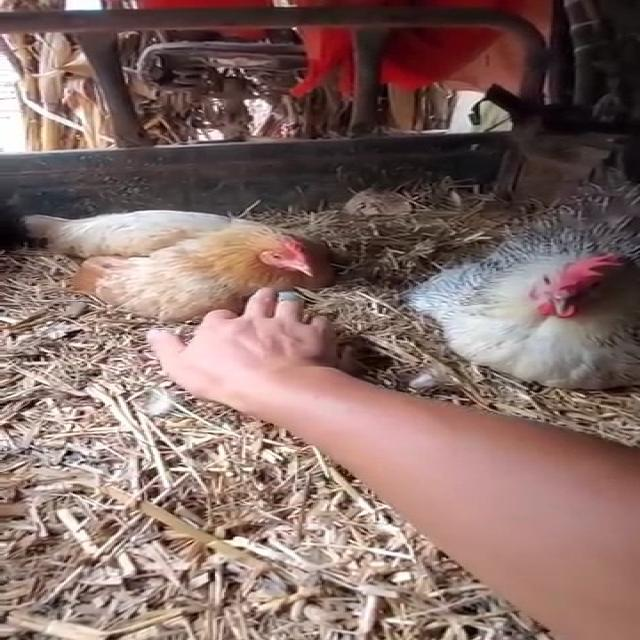
#> input picture roboflow1/test/images/-_mp4-0005_jpg.rf.8555f8080f293e0c3c30e69572d2abc8.jpg, 640 x 640 px, found by its file name
$ python detection.py
#> lines starting #> are read from the running program, lines starting #| are printed output that depends on the picture; after the words box and inside, x2 and y2 are one past the last pixel; in counts of white or black regions, pixels touching at a corner belong together
import cv2
import matplotlib.pyplot as plt
import os

# โหลดภาพ
image_path = r'C:/Users/naren/Documents/Project3/Chicken_Project/ultralytics/roboflow/test/images/-_mp4-0005_jpg.rf.8555f8080f293e0c3c30e69572d2abc8.jpg'
image = cv2.imread(image_path)
#> image is the input picture: shape (640, 640, 3); mean B, G, R 103.7, 109, 134.6

# ตรวจสอบว่าโหลดภาพได้หรือไม่
if image is None:
    print(f"ไม่สามารถโหลดไฟล์ภาพจาก: {image_path}")
else:
     # กำหนดพิกัดของกรอบหลายกรอบ (มุมซ้ายบนและมุมขวาล่าง)
    boxes = [
        ((5, 4), (482, 346)),       # กรอบที่ 1
        ((100, 100), (300, 250)),   # กรอบที่ 2
        # ((200, 50), (400, 200))     # กรอบที่ 3
    ]

    # วาดกรอบสี่เหลี่ยมหลายกรอบบนภาพ
    for idx, (top_left, bottom_right) in enumerate(boxes):
        cv2.rectangle(image, top_left, bottom_right, (0, 255, 0), 2)  # (ภาพ, มุมซ้ายบน, มุมขวาล่าง, สี, ความหนา)
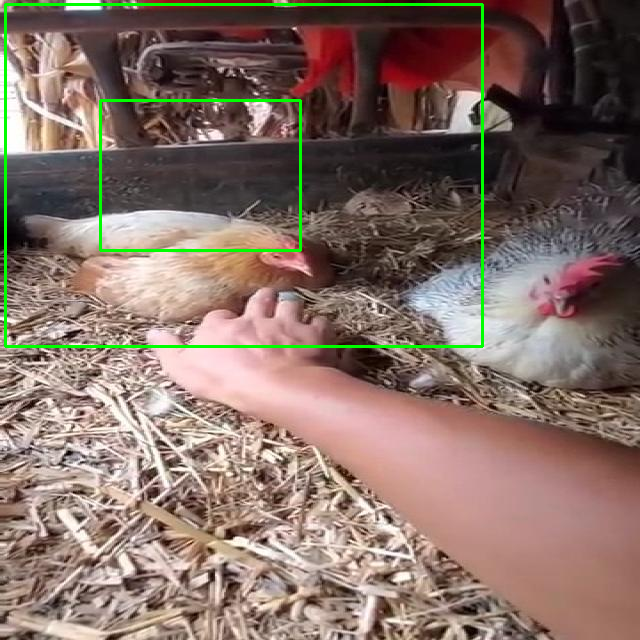
#> image: shape (640, 640, 3); 1.71% of pixels changed, all inside (x1, y1, x2, y2) = (4, 3, 484, 348)

    # สร้างชื่อไฟล์ตามชื่อภาพเดิม
    image_filename = os.path.basename(image_path).split('.')[0]  # แยกชื่อไฟล์โดยไม่เอานามสกุล

    # บันทึกภาพที่ตีกรอบโดยใช้ชื่อภาพเดิม
    save_image_path = fr'C:/Users/naren/Documents/Project3/Chicken_Project/Detect_image/normal/{image_filename}.jpg'
    os.makedirs(os.path.dirname(save_image_path), exist_ok=True)
    cv2.imwrite(save_image_path, image)

    # บันทึกค่าระยะของกรอบโดยใช้ชื่อไฟล์ภาพ
    label_path = fr'C:/Users/naren/Documents/Project3/Chicken_Project/Detect_Label/{image_filename}.txt'
    os.makedirs(os.path.dirname(label_path), exist_ok=True)
    with open(label_path, 'w') as file:
        file.write(f"Top Left: {top_left}\n")
        file.write(f"Bottom Right: {bottom_right}\n")

    # แสดงภาพที่มีกรอบ
    plt.figure(figsize=(10, 8))
    plt.imshow(cv2.cvtColor(image, cv2.COLOR_BGR2RGB))
    plt.axis('off')
    plt.show()

$ run again, with roboflow1/test/images/-_mp4-0000_jpg.rf.e47c354d57a69c80e4b79e58b6e9fe9a.jpg copied over roboflow1/test/images/-_mp4-0005_jpg.rf.8555f8080f293e0c3c30e69572d2abc8.jpg
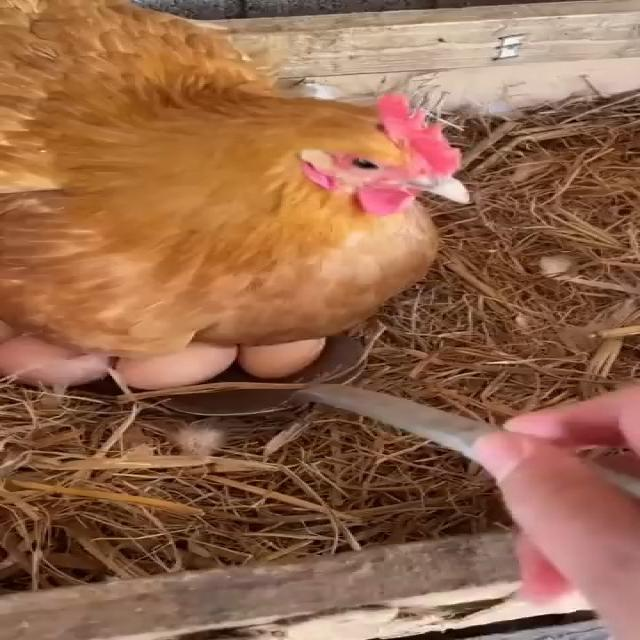
#> input picture roboflow1/test/images/-_mp4-0000_jpg.rf.e47c354d57a69c80e4b79e58b6e9fe9a.jpg, 640 x 640 px, found by its file name
#> image is the input picture: shape (640, 640, 3); mean B, G, R 75.3, 102.6, 148.7
#> after the loop `for idx, (top_left, bottom_right) in enumerate(boxes):`:
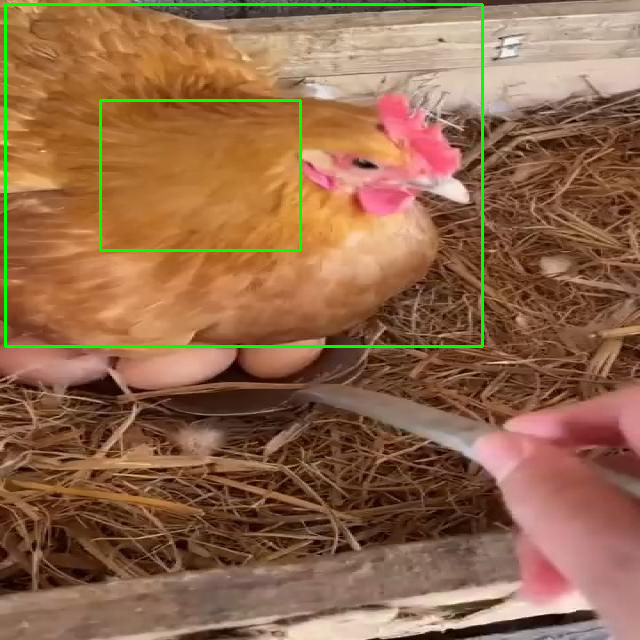
#> image: shape (640, 640, 3); 1.71% of pixels changed, all inside (x1, y1, x2, y2) = (4, 3, 484, 348)

$ run again, with roboflow1/test/images/-_mp4-0007_jpg.rf.a0d59cc442f996a2b3e0b033d62aa914.jpg copied over roboflow1/test/images/-_mp4-0005_jpg.rf.8555f8080f293e0c3c30e69572d2abc8.jpg
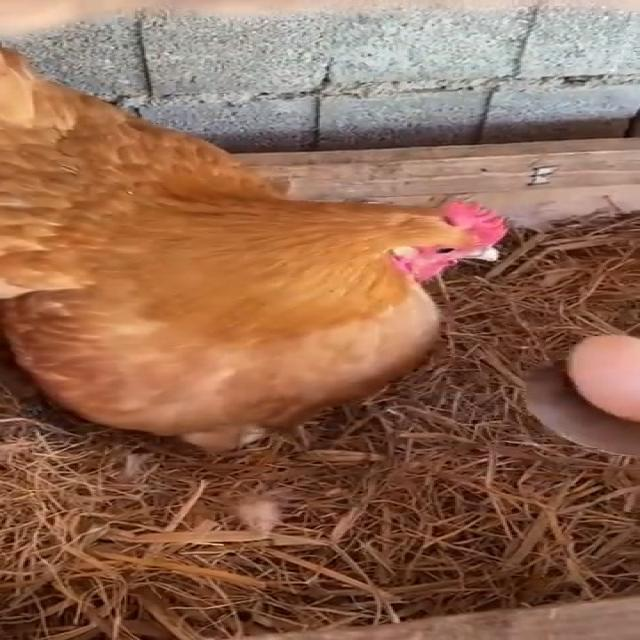
#> input picture roboflow1/test/images/-_mp4-0007_jpg.rf.a0d59cc442f996a2b3e0b033d62aa914.jpg, 640 x 640 px, found by its file name
#> image is the input picture: shape (640, 640, 3); mean B, G, R 81.2, 103.7, 145.6
#> after the loop `for idx, (top_left, bottom_right) in enumerate(boxes):`:
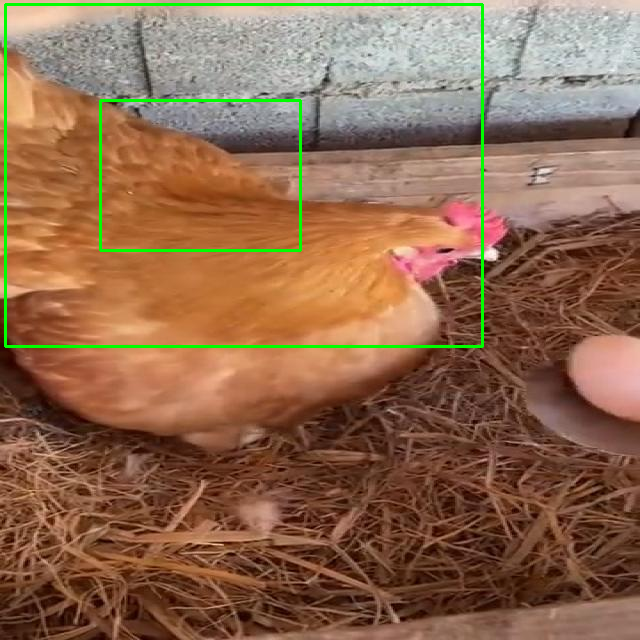
#> image: shape (640, 640, 3); 1.71% of pixels changed, all inside (x1, y1, x2, y2) = (4, 3, 484, 348)

$ run again, with roboflow1/test/images/-chicken-having-a-sand-bath-subscribe-for-more-_mp4-0000_jpg.rf.bc29cd90ec249ca941321ae8eb083c3c.jpg copied over roboflow1/test/images/-_mp4-0005_jpg.rf.8555f8080f293e0c3c30e69572d2abc8.jpg
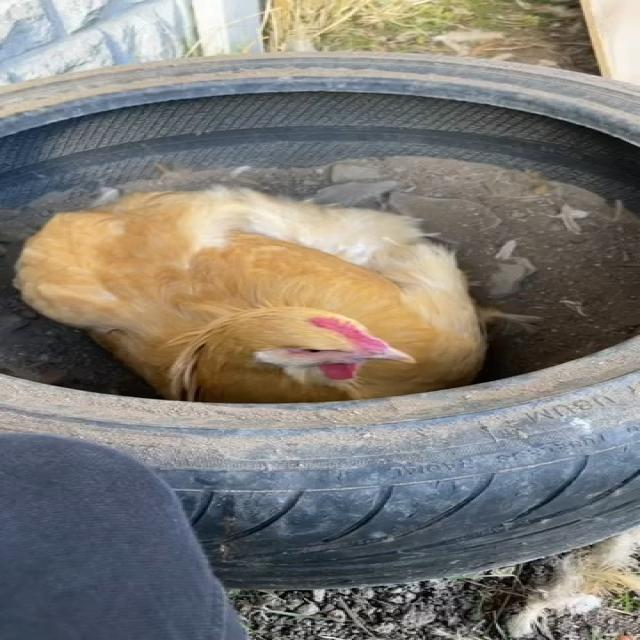
#> input picture roboflow1/test/images/-chicken-having-a-sand-bath-subscribe-for-more-_mp4-0000_jpg.rf.bc29cd90ec249ca941321ae8eb083c3c.jpg, 640 x 640 px, found by its file name
#> image is the input picture: shape (640, 640, 3); mean B, G, R 117.4, 123.7, 127.4
#> after the loop `for idx, (top_left, bottom_right) in enumerate(boxes):`:
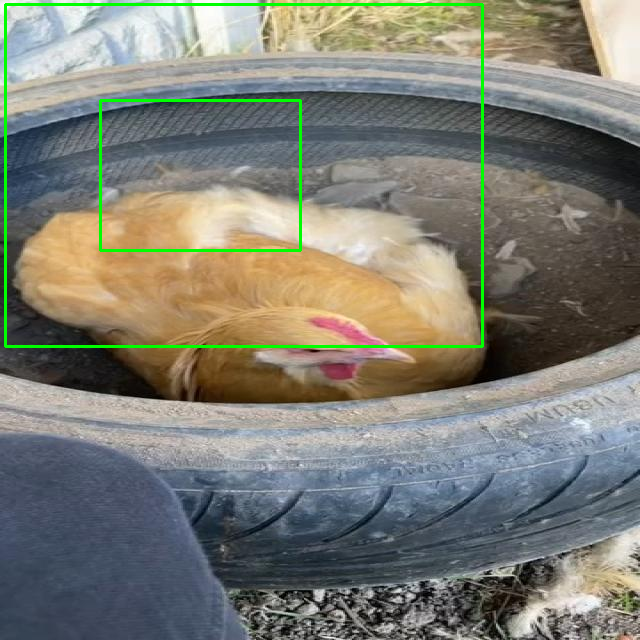
#> image: shape (640, 640, 3); 1.71% of pixels changed, all inside (x1, y1, x2, y2) = (4, 3, 484, 348)
